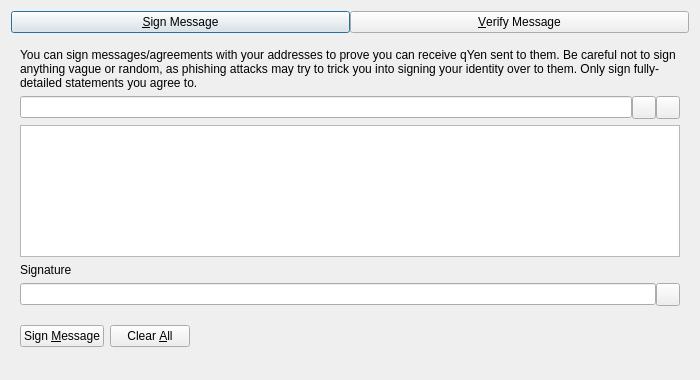
<?xml version="1.0" encoding="UTF-8"?>
<ui version="4.0">
 <class>SignVerifyMessageDialog</class>
 <widget class="QDialog" name="SignVerifyMessageDialog">
  <property name="geometry">
   <rect>
    <x>0</x>
    <y>0</y>
    <width>700</width>
    <height>380</height>
   </rect>
  </property>
  <property name="windowTitle">
   <string>Signatures - Sign / Verify a Message</string>
  </property>
  <property name="modal">
   <bool>true</bool>
  </property>
  <layout class="QVBoxLayout" name="verticalLayout">
   <item>
    <layout class="QHBoxLayout" name="horizontalLayout_Buttons_2">
     <property name="spacing">
      <number>0</number>
     </property>
     <property name="topMargin">
      <number>0</number>
     </property>
     <item>
      <widget class="QPushButton" name="btnSignMessage">
       <property name="text">
        <string>&amp;Sign Message</string>
       </property>
       <property name="checkable">
        <bool>true</bool>
       </property>
      </widget>
     </item>
     <item>
      <widget class="QPushButton" name="btnVerifyMessage">
       <property name="text">
        <string>&amp;Verify Message</string>
       </property>
       <property name="checkable">
        <bool>true</bool>
       </property>
      </widget>
     </item>
    </layout>
   </item>
   <item>
    <widget class="QStackedWidget" name="stackedWidgetSig">
     <property name="minimumSize">
      <size>
       <width>0</width>
       <height>0</height>
      </size>
     </property>
     <property name="currentIndex">
      <number>0</number>
     </property>
     <widget class="QWidget" name="pageSignMessage">
      <layout class="QVBoxLayout" name="verticalLayout_SM">
       <item>
        <widget class="QLabel" name="infoLabel_SM">
         <property name="text">
          <string>You can sign messages/agreements with your addresses to prove you can receive qYen sent to them. Be careful not to sign anything vague or random, as phishing attacks may try to trick you into signing your identity over to them. Only sign fully-detailed statements you agree to.</string>
         </property>
         <property name="textFormat">
          <enum>Qt::PlainText</enum>
         </property>
         <property name="wordWrap">
          <bool>true</bool>
         </property>
        </widget>
       </item>
       <item>
        <layout class="QHBoxLayout" name="horizontalLayout_1_SM">
         <property name="spacing">
          <number>0</number>
         </property>
         <item>
          <widget class="QValidatedLineEdit" name="addressIn_SM">
           <property name="toolTip">
            <string>The qYen address to sign the message with</string>
           </property>
          </widget>
         </item>
         <item>
          <widget class="QToolButton" name="addressBookButton_SM">
           <property name="toolTip">
            <string>Choose previously used address</string>
           </property>
           <property name="text">
            <string/>
           </property>
           <property name="shortcut">
            <string>Alt+A</string>
           </property>
          </widget>
         </item>
         <item>
          <widget class="QToolButton" name="pasteButton_SM">
           <property name="toolTip">
            <string>Paste address from clipboard</string>
           </property>
           <property name="text">
            <string/>
           </property>
           <property name="shortcut">
            <string>Alt+P</string>
           </property>
          </widget>
         </item>
        </layout>
       </item>
       <item>
        <widget class="QPlainTextEdit" name="messageIn_SM">
         <property name="toolTip">
          <string>Enter the message you want to sign here</string>
         </property>
        </widget>
       </item>
       <item>
        <widget class="QLabel" name="signatureLabel_SM">
         <property name="text">
          <string>Signature</string>
         </property>
         <property name="textFormat">
          <enum>Qt::PlainText</enum>
         </property>
        </widget>
       </item>
       <item>
        <layout class="QHBoxLayout" name="horizontalLayout_2_SM">
         <property name="spacing">
          <number>0</number>
         </property>
         <item>
          <widget class="QLineEdit" name="signatureOut_SM">
           <property name="readOnly">
            <bool>true</bool>
           </property>
          </widget>
         </item>
         <item>
          <widget class="QToolButton" name="copySignatureButton_SM">
           <property name="toolTip">
            <string>Copy the current signature to the system clipboard</string>
           </property>
           <property name="text">
            <string/>
           </property>
          </widget>
         </item>
        </layout>
       </item>
       <item>
        <layout class="QHBoxLayout" name="horizontalLayout_3_SM">
         <item>
          <widget class="QPushButton" name="signMessageButton_SM">
           <property name="toolTip">
            <string>Sign the message to prove you own this qYen address</string>
           </property>
           <property name="text">
            <string>Sign &amp;Message</string>
           </property>
           <property name="autoDefault">
            <bool>false</bool>
           </property>
          </widget>
         </item>
         <item>
          <widget class="QPushButton" name="clearButton_SM">
           <property name="toolTip">
            <string>Reset all sign message fields</string>
           </property>
           <property name="text">
            <string>Clear &amp;All</string>
           </property>
           <property name="autoDefault">
            <bool>false</bool>
           </property>
          </widget>
         </item>
         <item>
          <spacer name="horizontalSpacer_1_SM">
           <property name="orientation">
            <enum>Qt::Horizontal</enum>
           </property>
           <property name="sizeHint" stdset="0">
            <size>
             <width>40</width>
             <height>48</height>
            </size>
           </property>
          </spacer>
         </item>
         <item>
          <widget class="QLabel" name="statusLabel_SM">
           <property name="text">
            <string/>
           </property>
           <property name="wordWrap">
            <bool>true</bool>
           </property>
          </widget>
         </item>
         <item>
          <spacer name="horizontalSpacer_2_SM">
           <property name="orientation">
            <enum>Qt::Horizontal</enum>
           </property>
           <property name="sizeHint" stdset="0">
            <size>
             <width>40</width>
             <height>48</height>
            </size>
           </property>
          </spacer>
         </item>
        </layout>
       </item>
      </layout>
     </widget>
     <widget class="QWidget" name="pageVerifyMessage">
      <layout class="QVBoxLayout" name="verticalLayout_VM">
       <item>
        <widget class="QLabel" name="infoLabel_VM">
         <property name="text">
          <string>Enter the receiver's address, message (ensure you copy line breaks, spaces, tabs, etc. exactly) and signature below to verify the message. Be careful not to read more into the signature than what is in the signed message itself, to avoid being tricked by a man-in-the-middle attack. Note that this only proves the signing party receives with the address, it cannot prove sendership of any transaction!</string>
         </property>
         <property name="textFormat">
          <enum>Qt::PlainText</enum>
         </property>
         <property name="alignment">
          <set>Qt::AlignLeading|Qt::AlignLeft|Qt::AlignTop</set>
         </property>
         <property name="wordWrap">
          <bool>true</bool>
         </property>
        </widget>
       </item>
       <item>
        <layout class="QHBoxLayout" name="horizontalLayout_1_VM">
         <property name="spacing">
          <number>0</number>
         </property>
         <item>
          <widget class="QValidatedLineEdit" name="addressIn_VM">
           <property name="toolTip">
            <string>The qYen address the message was signed with</string>
           </property>
          </widget>
         </item>
         <item>
          <widget class="QToolButton" name="addressBookButton_VM">
           <property name="toolTip">
            <string>Choose previously used address</string>
           </property>
           <property name="text">
            <string/>
           </property>
           <property name="shortcut">
            <string>Alt+A</string>
           </property>
          </widget>
         </item>
        </layout>
       </item>
       <item>
        <widget class="QPlainTextEdit" name="messageIn_VM"/>
       </item>
       <item>
        <widget class="QValidatedLineEdit" name="signatureIn_VM"/>
       </item>
       <item>
        <layout class="QHBoxLayout" name="horizontalLayout_2_VM">
         <item>
          <widget class="QPushButton" name="verifyMessageButton_VM">
           <property name="toolTip">
            <string>Verify the message to ensure it was signed with the specified qYen address</string>
           </property>
           <property name="text">
            <string>Verify &amp;Message</string>
           </property>
           <property name="autoDefault">
            <bool>false</bool>
           </property>
          </widget>
         </item>
         <item>
          <widget class="QPushButton" name="clearButton_VM">
           <property name="toolTip">
            <string>Reset all verify message fields</string>
           </property>
           <property name="text">
            <string>Clear &amp;All</string>
           </property>
           <property name="autoDefault">
            <bool>false</bool>
           </property>
          </widget>
         </item>
         <item>
          <spacer name="horizontalSpacer_1_VM">
           <property name="orientation">
            <enum>Qt::Horizontal</enum>
           </property>
           <property name="sizeHint" stdset="0">
            <size>
             <width>40</width>
             <height>48</height>
            </size>
           </property>
          </spacer>
         </item>
         <item>
          <widget class="QLabel" name="statusLabel_VM">
           <property name="text">
            <string/>
           </property>
           <property name="wordWrap">
            <bool>true</bool>
           </property>
          </widget>
         </item>
         <item>
          <spacer name="horizontalSpacer_2_VM">
           <property name="orientation">
            <enum>Qt::Horizontal</enum>
           </property>
           <property name="sizeHint" stdset="0">
            <size>
             <width>40</width>
             <height>48</height>
            </size>
           </property>
          </spacer>
         </item>
        </layout>
       </item>
      </layout>
     </widget>
    </widget>
   </item>
  </layout>
 </widget>
 <customwidgets>
  <customwidget>
   <class>QValidatedLineEdit</class>
   <extends>QLineEdit</extends>
   <header>qt/qvalidatedlineedit.h</header>
  </customwidget>
 </customwidgets>
 <resources>
  <include location="../qyen.qrc"/>
 </resources>
 <connections/>
</ui>
